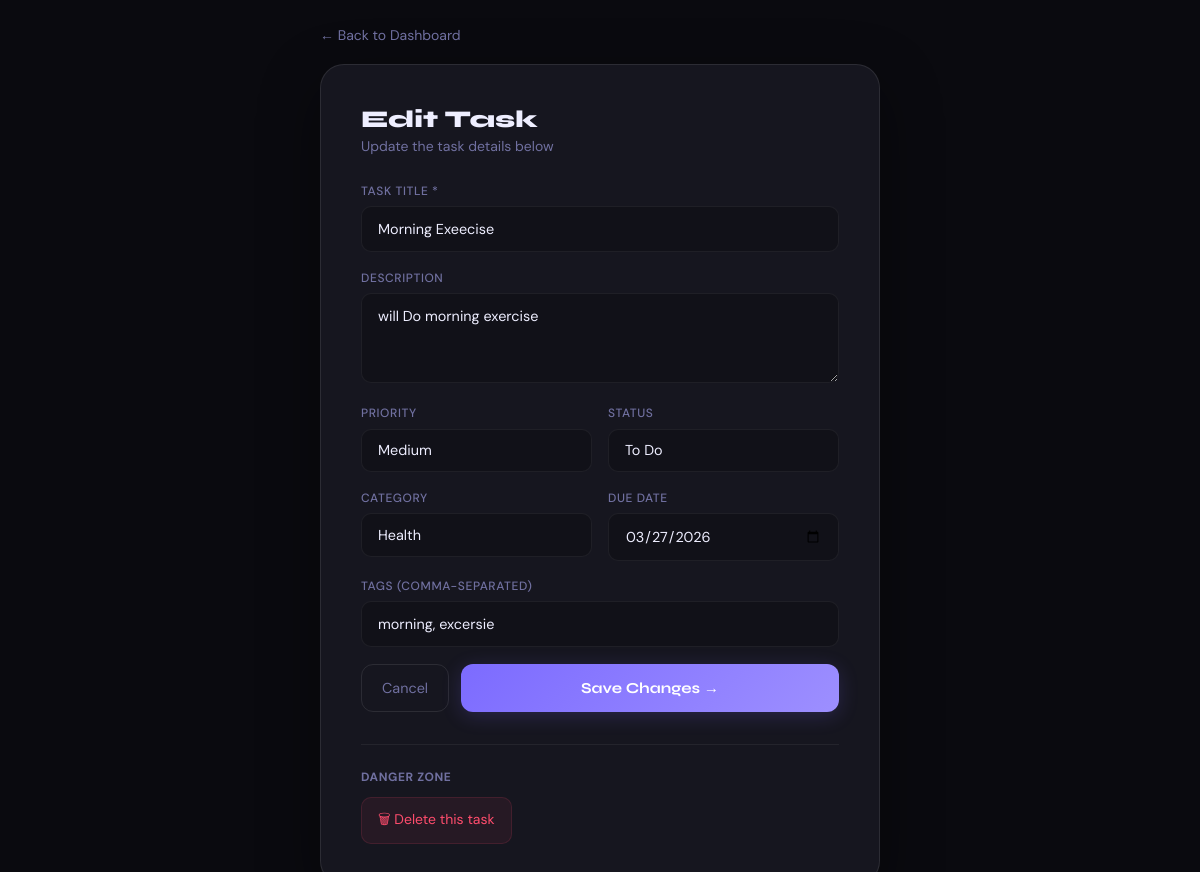
Page /task/edit/3/ (signed in) on the committed database.
### todo/models.py (models this page shows, shortened)
class Task(models.Model):
    PRIORITY_CHOICES = [
        ('low', 'Low'),
        ('medium', 'Medium'),
        ('high', 'High'),
        ('critical', 'Critical'),
    ]
    STATUS_CHOICES = [
        ('todo', 'To Do'),
        ('in_progress', 'In Progress'),
        ('review', 'In Review'),
        ('done', 'Done'),
    ]
    title = models.CharField(max_length=300)
    description = models.TextField(blank=True, null=True)
    user = models.ForeignKey(User, on_delete=models.CASCADE, related_name='tasks')
    category = models.ForeignKey(Category, on_delete=models.SET_NULL, null=True, blank=True, related_name='tasks')
    priority = models.CharField(max_length=10, choices=PRIORITY_CHOICES, default='medium')
    status = models.CharField(max_length=20, choices=STATUS_CHOICES, default='todo')
    due_date = models.DateField(null=True, blank=True)
    completed = models.BooleanField(default=False)
    completed_at = models.DateTimeField(null=True, blank=True)
    created_at = models.DateTimeField(auto_now_add=True)
    updated_at = models.DateTimeField(auto_now=True)
    is_pinned = models.BooleanField(default=False)
    tags = models.CharField(max_length=500, blank=True, null=True, help_text="Comma-separated tags")
    class Meta:
        ordering = ['-is_pinned', '-created_at']

class Category(models.Model):
    name = models.CharField(max_length=100)
    color = models.CharField(max_length=7, default='#6366f1')  # hex color
    icon = models.CharField(max_length=50, default='folder')
    user = models.ForeignKey(User, on_delete=models.CASCADE, related_name='categories')
    created_at = models.DateTimeField(auto_now_add=True)
    class Meta:
        verbose_name_plural = 'Categories'
        ordering = ['name']

### todo/views.py (the view, shortened to what this page needs)
# urls.py: path('task/edit/<int:task_id>/', views.edit_task, name='edit_task'),
@login_required
def edit_task(request, task_id):
    task = get_object_or_404(Task, id=task_id, user=request.user)
    categories = Category.objects.filter(user=request.user)
    return render(request, 'todo/edit_task.html', {'task': task, 'categories': categories})

### todo/templates/todo/edit_task.html (shortened to what this page needs)
<!DOCTYPE html>
<html lang="en">
<head>
</head>
<body>
  <div class="container">
    <a href="{% url 'dashboard' %}" class="back-link">← Back to Dashboard</a>
    <div class="card">
      <h1>Edit Task</h1>
      <p>Update the task details below</p>
      <form method="POST">
        <div class="fg">
          <label>Task Title *</label>
          <input type="text" name="title" value="{{ task.title }}" required/>
        </div>
        <div class="fg">
          <label>Description</label>
          <textarea name="description">{{ task.description }}</textarea>
        </div>
        <div class="frow">
          <div class="fg">
            <label>Priority</label>
            <select name="priority">
              <option value="medium" {% if task.priority == 'medium' %}selected{% endif %}>Medium</option>
            </select>
          </div>
          <div class="fg">
            <label>Status</label>
            <select name="status">
              <option value="todo" {% if task.status == 'todo' %}selected{% endif %}>To Do</option>
            </select>
          </div>
        </div>
        <div class="frow">
          <div class="fg">
            <label>Category</label>
            <select name="category">
              {% for cat in categories %}
              <option value="{{ cat.id }}" {% if task.category and task.category.id == cat.id %}selected{% endif %}>{{ cat.name }}</option>
              {% endfor %}
            </select>
          </div>
          <div class="fg">
            <label>Due Date</label>
            <input type="date" name="due_date" value="{{ task.due_date|date:'Y-m-d' }}"/>
          </div>
        </div>
        <div class="fg">
          <label>Tags (comma-separated)</label>
          <input type="text" name="tags" value="{{ task.tags }}" placeholder="django, backend, api"/>
        </div>
        <div class="actions">
          <a href="{% url 'dashboard' %}" class="btn-back">Cancel</a>
          <button type="submit" class="btn-save">Save Changes →</button>
        </div>
      </form>
      <div class="danger">
        <h3>Danger Zone</h3>
        <a href="{% url 'delete_task' task.id %}" class="btn-del" onclick="return confirm('Delete this task permanently?')">
          🗑 Delete this task
        </a>
      </div>
    </div>
  </div>
</body>
</html>

### todo/templates/todo/edit_task.html (style rules this page uses)
*,*::before,*::after { box-sizing:border-box;margin:0;padding:0 }
:root { --bg:#0a0a0f;--surface:#111118;--card:#16161f;--border:#ffffff0f;--border2:#ffffff18;--accent:#7c6bff;--accent2:#5fffd4;--text:#eeeeff;--muted:#7070a0;--danger:#ff4d6d }
html,body { min-height:100%;background:var(--bg);color:var(--text);font-family:'DM Sans',sans-serif }
body { display:flex;align-items:center;justify-content:center;min-height:100vh;padding:1.5rem 1rem }
.container { width:100%;max-width:560px }
.back-link { display:inline-flex;align-items:center;gap:.5rem;color:var(--muted);font-size:.875rem;text-decoration:none;margin-bottom:1.25rem;transition:color .15s }
.card { background:var(--card);border:1px solid var(--border2);border-radius:24px;padding:clamp(1.5rem,5vw,2.5rem);box-shadow:0 20px 60px #00000066 }
.card h1 { font-family:'Syne',sans-serif;font-size:clamp(1.2rem,4vw,1.5rem);font-weight:800;margin-bottom:.2rem }
.card p { color:var(--muted);font-size:.875rem;margin-bottom:1.75rem }
.frow { display:grid;grid-template-columns:1fr 1fr;gap:1rem }
.fg { margin-bottom:1.1rem }
label { display:block;font-size:.75rem;font-weight:500;color:var(--muted);text-transform:uppercase;letter-spacing:.05em;margin-bottom:.45rem }
input,select,textarea { width:100%;background:var(--surface);border:1px solid var(--border);border-radius:10px;padding:.8rem 1rem;color:var(--text);font-family:'DM Sans',sans-serif;font-size:clamp(0.85rem,3vw,0.9rem);outline:none;transition:border-color .2s,box-shadow .2s;-webkit-appearance:none }
input::placeholder,textarea::placeholder { color:var(--muted) }
textarea { resize:vertical;min-height:90px }
.actions { display:flex;gap:.75rem;margin-top:.5rem;flex-wrap:wrap }
.btn-save { flex:1;min-width:120px;padding:.875rem;background:linear-gradient(135deg,var(--accent),#9d8fff);border:none;border-radius:12px;color:#fff;font-family:'Syne',sans-serif;font-weight:700;font-size:.95rem;cursor:pointer;box-shadow:0 4px 20px #7c6bff33;transition:all .15s;-webkit-tap-highlight-color:transparent }
.btn-back { padding:.875rem 1.25rem;background:none;border:1px solid var(--border2);border-radius:12px;color:var(--muted);font-size:.9rem;text-decoration:none;display:flex;align-items:center;transition:all .15s;white-space:nowrap }
.danger { margin-top:2rem;padding-top:1.5rem;border-top:1px solid var(--border) }
.danger h3 { font-size:.75rem;text-transform:uppercase;letter-spacing:.05em;color:var(--muted);margin-bottom:.75rem }
.btn-del { display:inline-flex;align-items:center;gap:.5rem;padding:.65rem 1rem;background:#ff4d6d12;border:1px solid #ff4d6d22;border-radius:10px;color:var(--danger);font-size:.875rem;cursor:pointer;transition:all .15s;text-decoration:none;-webkit-tap-highlight-color:transparent }

### rows in the picture
Task: title "Morning Exeecise", description "will Do morning exercise", priority "Medium", status "To Do", category "Health", due_date "03/27/2026", tags "morning, excersie"
